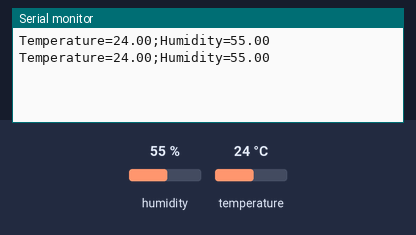
Bench run of a sketch on a simulated Arduino Uno, built with avr-gcc and run on an emulated ATmega328P. Parts: the last lines printed to the serial monitor. The test bench sets the inputs (shaded band); at power-on: humidity 55 %, temperature 24 °C.

Above: at 1.2 s.
1.3 s: humidity set to 22 %
At 2.4 s:
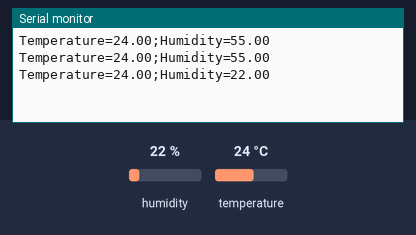
2.8 s: temperature set to 12 °C
At 3.9 s:
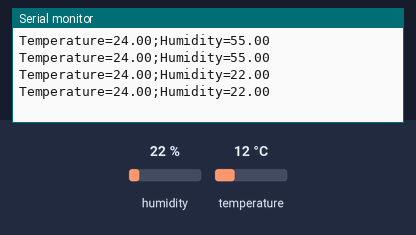
4.3 s: humidity set to 40 %
At 5.8 s:
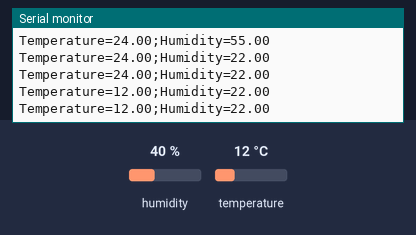
Timing chart, 0 to 7.3 s (numbered marks = the images above; inputs shaded):
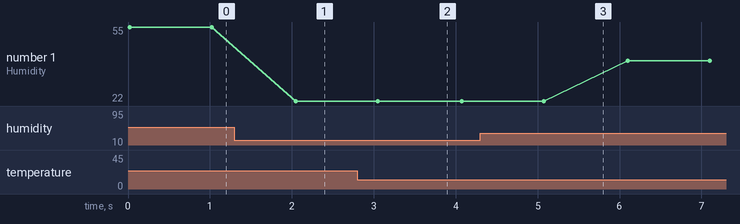

Measured:
- after the input at 1.3 s, the serial monitor: prints a new line after 0.75 s (image 1)
- plotted number 1: 55 → 22 after the input at 1.3 s, 22 → 40 after the input at 4.3 s

The sketch:

RigMonitor.ino
```cpp
#include "DHT.h"

#define TIMEOUT_MS 5000
#define RST_PIN    7
#define DHT_PIN    10
#define DHTTYPE    DHT11

DHT dht(DHT_PIN, DHTTYPE);
uint32_t lastPing, now, timeElapsed;
uint8_t inByte;
uint32_t nCycles;
float tmp, hum;
boolean started;

void setup(){
  Serial.begin(9600);
  started = false;
  inByte = 0;
  lastPing = 0;
  timeElapsed = 0;
  now = 0;
  nCycles = 0;
  pinMode(RST_PIN, OUTPUT);
  digitalWrite(RST_PIN, 0);
}

void loop(){

  if(Serial.available()){
    inByte = Serial.read();
    lastPing = millis();
    started = inByte == '*' ? false : true;
  }

  if(started){

    now = millis();

    if (lastPing > now)
      timeElapsed = (0xFFFFFFFF - lastPing) + now + 1;
    else
      timeElapsed = now - lastPing;

    if(timeElapsed > TIMEOUT_MS){
      reset();
      started = false;
    }
  }

  if(nCycles++ % 10 == 0){
    tmp = dht.readTemperature();
    hum = dht.readHumidity();
    if(!isnan(tmp) && !isnan(hum)){
      Serial.print("Temperature=");
      Serial.print(tmp);
      Serial.print(";Humidity=");
      Serial.print(hum);
      Serial.print("\n");
    }
  }

  delay(100);
}

void reset(){
  digitalWrite(RST_PIN, 1);
  delay(500);
  digitalWrite(RST_PIN, 0);
}
```
